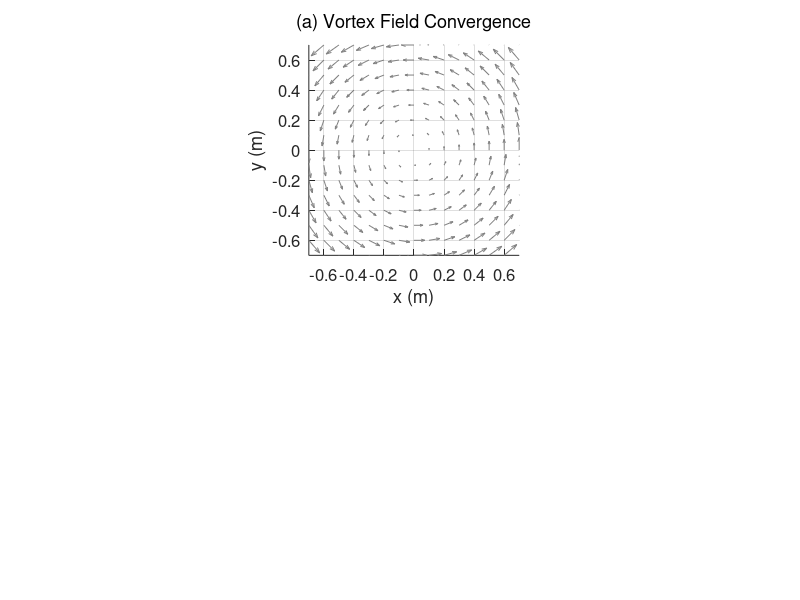

Write MATLAB code to recreate this figure. (Note: this script raises an error after producing the figure.)
% Combined Trajectory Plotter - Vortex and Saddle Tests
% Creates a 2-row, 1-column figure showing average cluster trajectories
% from both vortex and saddle experiments

% =========================================================================
% CONFIGURATION - Edit these parameters as needed
% =========================================================================

% Axis limits for vortex plot (top subplot)
VORTEX_XLIM = [-0.7, 0.7];
VORTEX_YLIM = [-0.7, 0.7];

% Axis limits for saddle plot (bottom subplot)
SADDLE_XLIM = [-0.7, 0.7];
SADDLE_YLIM = [-0.7, 0.7];

% Figure size [x, y, width, height]
FIGURE_SIZE = [100, 100, 900, 1200];

% Number of runs and grouping
NUM_RUNS = 80;
RUNS_PER_GROUP = 10;
NUM_GROUPS = NUM_RUNS / RUNS_PER_GROUP;

% Colors for different groups (8 groups total)
GROUP_COLORS = [
    0.8 0.2 0.2;  % Red
    0.2 0.6 0.2;  % Green
    0.2 0.3 0.8;  % Blue
    0.8 0.5 0.2;  % Orange
    0.6 0.2 0.8;  % Purple
    0.8 0.8 0.2;  % Yellow
    0.2 0.8 0.8;  % Cyan
    0.8 0.2 0.6;  % Magenta
];

% Font sizes for plot text
TITLE_FONT_SIZE = 16;
AXIS_LABEL_FONT_SIZE = 14;
TICK_FONT_SIZE = 12;
LEGEND_FONT_SIZE = 12;

% =========================================================================
% PROCESS VORTEX DATA
% =========================================================================

fprintf('=== PROCESSING VORTEX DATA ===\n');

% Change to vortex_tests directory
vortex_dir = 'vortex_tests';
original_dir = pwd;
cd(vortex_dir);

% Define run files
vortex_run_files = cell(1, NUM_RUNS);
for i = 1:NUM_RUNS
    vortex_run_files{i} = sprintf('run%d.mat', i);
end

% Storage for vortex average trajectories
vortex_group_avg = cell(1, NUM_GROUPS);
vortex_group_std = cell(1, NUM_GROUPS);

% Process each group
for group_idx = 1:NUM_GROUPS
    fprintf('\nProcessing Vortex Group %d (runs %d-%d)\n', group_idx, ...
        (group_idx-1)*RUNS_PER_GROUP + 1, group_idx*RUNS_PER_GROUP);

    % Create data storage for trajectories in this group
    all_cluster_traj = {};

    % Get the run indices for this group
    start_idx = (group_idx - 1) * RUNS_PER_GROUP + 1;
    end_idx = group_idx * RUNS_PER_GROUP;

    % Check which files exist in this group
    existing_files = {};
    for i = start_idx:end_idx
        if exist(vortex_run_files{i}, 'file')
            existing_files{end+1} = vortex_run_files{i};
        else
            fprintf('Warning: File not found - %s\n', vortex_run_files{i});
        end
    end

    fprintf('Found %d existing run files in vortex group %d\n', length(existing_files), group_idx);

    if isempty(existing_files)
        fprintf('Warning: No run files found for vortex group %d. Skipping...\n', group_idx);
        continue;
    end

    % Process each run file in this group
    for run_idx = 1:length(existing_files)
        current_file = existing_files{run_idx};

        % Load data
        temp_data = load(current_file);

        % Store trajectories if they exist (vortex uses 'cluster_position')
        if isfield(temp_data, 'cluster_position')
            all_cluster_traj{end+1} = temp_data.cluster_position(:,1:2); % Just keep X and Y
        end
    end

    % Process and average trajectories for this group
    if ~isempty(all_cluster_traj)
        [vortex_group_avg{group_idx}, vortex_group_std{group_idx}] = averageTrajectories(all_cluster_traj);
        fprintf('Processed %d cluster trajectories for vortex group %d\n', length(all_cluster_traj), group_idx);
    end
end

% Return to original directory
cd(original_dir);

% =========================================================================
% PROCESS SADDLE DATA
% =========================================================================

fprintf('\n=== PROCESSING SADDLE DATA ===\n');

% Change to saddle_tests directory
saddle_dir = 'saddle_tests';
cd(saddle_dir);

% Define run files
saddle_run_files = cell(1, NUM_RUNS);
for i = 1:NUM_RUNS
    saddle_run_files{i} = sprintf('run%d.mat', i);
end

% Storage for saddle average trajectories
saddle_group_avg = cell(1, NUM_GROUPS);
saddle_group_std = cell(1, NUM_GROUPS);

% Process each group
for group_idx = 1:NUM_GROUPS
    fprintf('\nProcessing Saddle Group %d (runs %d-%d)\n', group_idx, ...
        (group_idx-1)*RUNS_PER_GROUP + 1, group_idx*RUNS_PER_GROUP);

    % Create data storage for trajectories in this group
    all_cluster_traj = {};

    % Get the run indices for this group
    start_idx = (group_idx - 1) * RUNS_PER_GROUP + 1;
    end_idx = group_idx * RUNS_PER_GROUP;

    % Check which files exist in this group
    existing_files = {};
    for i = start_idx:end_idx
        if exist(saddle_run_files{i}, 'file')
            existing_files{end+1} = saddle_run_files{i};
        else
            fprintf('Warning: File not found - %s\n', saddle_run_files{i});
        end
    end

    fprintf('Found %d existing run files in saddle group %d\n', length(existing_files), group_idx);

    if isempty(existing_files)
        fprintf('Warning: No run files found for saddle group %d. Skipping...\n', group_idx);
        continue;
    end

    % Process each run file in this group
    for run_idx = 1:length(existing_files)
        current_file = existing_files{run_idx};

        % Load data
        temp_data = load(current_file);

        % Store trajectories if they exist (saddle uses 'cluster_pose')
        if isfield(temp_data, 'cluster_pose')
            all_cluster_traj{end+1} = temp_data.cluster_pose(:,1:2); % Just keep X and Y
        end
    end

    % Process and average trajectories for this group
    if ~isempty(all_cluster_traj)
        [saddle_group_avg{group_idx}, saddle_group_std{group_idx}] = averageTrajectories(all_cluster_traj);
        fprintf('Processed %d cluster trajectories for saddle group %d\n', length(all_cluster_traj), group_idx);
    end
end

% Return to original directory
cd(original_dir);

% =========================================================================
% CREATE COMBINED FIGURE
% =========================================================================

% fprintf('\n=== CREATING COMBINED FIGURE ===\n');
%
% fig = figure('Position', FIGURE_SIZE);

% % -------------------------------------------------------------------------
% % TOP SUBPLOT: VORTEX TRAJECTORIES
% % -------------------------------------------------------------------------
%
% subplot(2, 1, 1);
% hold on;
% title('(a) Vortex Field Convergence', 'FontSize', TITLE_FONT_SIZE);
% xlabel('x (m)', 'FontSize', AXIS_LABEL_FONT_SIZE);
% ylabel('y (m)', 'FontSize', AXIS_LABEL_FONT_SIZE);
% grid on;
% axis equal;
% xlim(VORTEX_XLIM);
% ylim(VORTEX_YLIM);
% set(gca, 'FontSize', TICK_FONT_SIZE);
%
% % Add vortex field
% [X_v, Y_v] = meshgrid(linspace(VORTEX_XLIM(1), VORTEX_XLIM(2), 15), ...
%                        linspace(VORTEX_YLIM(1), VORTEX_YLIM(2), 15));
% center_x = 0; center_y = 0;
% r_v = sqrt((X_v - center_x).^2 + (Y_v - center_y).^2);
% theta_v = atan2(Y_v - center_y, X_v - center_x);
% U_v = -r_v .* sin(theta_v);
% V_v = r_v .* cos(theta_v);
% scale_factor = 0.5;
% U_v_norm = scale_factor * U_v;
% V_v_norm = scale_factor * V_v;
% q_v = quiver(X_v, Y_v, U_v_norm, V_v_norm, 'Color', [0.5 0.5 0.5], 'LineWidth', 0.5);
% q_v.HandleVisibility = 'off';
%
% % Plot vortex cluster trajectories for each group
% for group_idx = 1:NUM_GROUPS
%     if ~isempty(vortex_group_avg{group_idx})
%         plotTrajectoryWithConfidence(vortex_group_avg{group_idx}, vortex_group_std{group_idx}, ...
%             GROUP_COLORS(group_idx,:), 2, 0.15, sprintf('Runs %d-%d', ...
%             (group_idx-1)*RUNS_PER_GROUP + 1, group_idx*RUNS_PER_GROUP));
%     end
% end
% legend('Location', 'best', 'FontSize', LEGEND_FONT_SIZE);
%
% % -------------------------------------------------------------------------
% % BOTTOM SUBPLOT: SADDLE TRAJECTORIES
% % -------------------------------------------------------------------------
%
% subplot(2, 1, 2);
% hold on;
% title('(b) Saddle Field Convergence', 'FontSize', TITLE_FONT_SIZE);
% xlabel('x (m)', 'FontSize', AXIS_LABEL_FONT_SIZE);
% ylabel('y (m)', 'FontSize', AXIS_LABEL_FONT_SIZE);
% grid on;
% axis equal;
% xlim(SADDLE_XLIM);
% ylim(SADDLE_YLIM);
% set(gca, 'FontSize', TICK_FONT_SIZE);
%
% % Add saddle field
% [X_s, Y_s] = meshgrid(linspace(-1, 1, 15), linspace(-1, 1, 15));
% r_s = sqrt((X_s - center_x).^2 + (Y_s - center_y).^2);
% theta_s = atan2(Y_s - center_y, X_s - center_x);
% U_s = -r_s .* sin(theta_s);  % Negated for correct saddle orientation
% V_s = -r_s .* cos(theta_s);  % Negated for correct saddle orientation
% U_s_norm = scale_factor * U_s;
% V_s_norm = scale_factor * V_s;
% q_s = quiver(X_s, Y_s, U_s_norm, V_s_norm, 'Color', [0.5 0.5 0.5], 'LineWidth', 0.5);
% q_s.HandleVisibility = 'off';
%
% % Plot saddle cluster trajectories for each group
% for group_idx = 1:NUM_GROUPS
%     if ~isempty(saddle_group_avg{group_idx})
%         plotTrajectoryWithConfidence(saddle_group_avg{group_idx}, saddle_group_std{group_idx}, ...
%             GROUP_COLORS(group_idx,:), 2, 0.15, sprintf('Runs %d-%d', ...
%             (group_idx-1)*RUNS_PER_GROUP + 1, group_idx*RUNS_PER_GROUP));
%     end
% end
% legend('Location', 'best', 'FontSize', LEGEND_FONT_SIZE);
%
% % Save combined figure
% saveas(fig, 'combined_trajectories.png');
% saveas(fig, 'combined_trajectories.fig');
%
% fprintf('\nCombined figure saved successfully!\n');
% fprintf('  - combined_trajectories.png\n');
% fprintf('  - combined_trajectories.fig\n');

% =========================================================================
% CREATE SECOND FIGURE WITH START/END MARKERS
% =========================================================================

% fprintf('\n=== CREATING SECOND FIGURE WITH MARKERS ===\n');
%
% fig2 = figure('Position', FIGURE_SIZE);

% % -------------------------------------------------------------------------
% % TOP SUBPLOT: VORTEX TRAJECTORIES WITH MARKERS
% % -------------------------------------------------------------------------
%
% subplot(2, 1, 1);
% hold on;
% title('(a) Vortex Field Convergence', 'FontSize', TITLE_FONT_SIZE);
% xlabel('x (m)', 'FontSize', AXIS_LABEL_FONT_SIZE);
% ylabel('y (m)', 'FontSize', AXIS_LABEL_FONT_SIZE);
% grid on;
% axis equal;
% xlim(VORTEX_XLIM);
% ylim(VORTEX_YLIM);
% set(gca, 'FontSize', TICK_FONT_SIZE);
%
% % Add vortex field
% [X_v, Y_v] = meshgrid(linspace(VORTEX_XLIM(1), VORTEX_XLIM(2), 15), ...
%                        linspace(VORTEX_YLIM(1), VORTEX_YLIM(2), 15));
% center_x = 0; center_y = 0;
% r_v = sqrt((X_v - center_x).^2 + (Y_v - center_y).^2);
% theta_v = atan2(Y_v - center_y, X_v - center_x);
% U_v = -r_v .* sin(theta_v);
% V_v = r_v .* cos(theta_v);
% scale_factor = 0.5;
% U_v_norm = scale_factor * U_v;
% V_v_norm = scale_factor * V_v;
% q_v = quiver(X_v, Y_v, U_v_norm, V_v_norm, 'Color', [0.5 0.5 0.5], 'LineWidth', 0.5);
% q_v.HandleVisibility = 'off';
%
% % Plot vortex cluster trajectories without legend
% for group_idx = 1:NUM_GROUPS
%     if ~isempty(vortex_group_avg{group_idx})
%         avg_traj = vortex_group_avg{group_idx};
%         std_traj = vortex_group_std{group_idx};
%
%         % Plot trajectory line
%         plot(avg_traj(:,1), avg_traj(:,2), 'Color', GROUP_COLORS(group_idx,:), ...
%              'LineWidth', 2, 'HandleVisibility', 'off');
%
%         % Plot confidence band
%         x_band = [avg_traj(:,1); flipud(avg_traj(:,1))];
%         y_band = [avg_traj(:,2) + std_traj(:,2); flipud(avg_traj(:,2) - std_traj(:,2))];
%         fill(x_band, y_band, GROUP_COLORS(group_idx,:), 'FaceAlpha', 0.15, ...
%              'EdgeColor', 'none', 'HandleVisibility', 'off');
%
%         % Plot start point (circle)
%         plot(avg_traj(1,1), avg_traj(1,2), 'o', 'MarkerSize', 8, ...
%              'MarkerFaceColor', GROUP_COLORS(group_idx,:), 'MarkerEdgeColor', 'k', ...
%              'LineWidth', 1, 'HandleVisibility', 'off');
%
%         % Plot end point (square)
%         plot(avg_traj(end,1), avg_traj(end,2), 's', 'MarkerSize', 8, ...
%              'MarkerFaceColor', GROUP_COLORS(group_idx,:), 'MarkerEdgeColor', 'k', ...
%              'LineWidth', 1, 'HandleVisibility', 'off');
%     end
% end
%
% % Plot origin marker (red x)
% plot(0, 0, 'rx', 'MarkerSize', 12, 'LineWidth', 3, 'HandleVisibility', 'off');
%
% % Create legend with dummy plots
% h_start = plot(NaN, NaN, 'ok', 'MarkerSize', 8, 'MarkerFaceColor', 'k', 'LineWidth', 1);
% h_end = plot(NaN, NaN, 'sk', 'MarkerSize', 8, 'MarkerFaceColor', 'k', 'LineWidth', 1);
% h_origin = plot(NaN, NaN, 'rx', 'MarkerSize', 12, 'LineWidth', 3);
% legend([h_start, h_end, h_origin], {'Start', 'End', 'Origin'}, ...
%        'Location', 'best', 'FontSize', LEGEND_FONT_SIZE);
%
% % -------------------------------------------------------------------------
% % BOTTOM SUBPLOT: SADDLE TRAJECTORIES WITH MARKERS
% % -------------------------------------------------------------------------
%
% subplot(2, 1, 2);
% hold on;
% title('(b) Saddle Field Convergence', 'FontSize', TITLE_FONT_SIZE);
% xlabel('x (m)', 'FontSize', AXIS_LABEL_FONT_SIZE);
% ylabel('y (m)', 'FontSize', AXIS_LABEL_FONT_SIZE);
% grid on;
% axis equal;
% xlim(SADDLE_XLIM);
% ylim(SADDLE_YLIM);
% set(gca, 'FontSize', TICK_FONT_SIZE);
%
% % Add saddle field
% [X_s, Y_s] = meshgrid(linspace(-1, 1, 15), linspace(-1, 1, 15));
% r_s = sqrt((X_s - center_x).^2 + (Y_s - center_y).^2);
% theta_s = atan2(Y_s - center_y, X_s - center_x);
% U_s = -r_s .* sin(theta_s);  % Negated for correct saddle orientation
% V_s = -r_s .* cos(theta_s);  % Negated for correct saddle orientation
% U_s_norm = scale_factor * U_s;
% V_s_norm = scale_factor * V_s;
% q_s = quiver(X_s, Y_s, U_s_norm, V_s_norm, 'Color', [0.5 0.5 0.5], 'LineWidth', 0.5);
% q_s.HandleVisibility = 'off';
%
% % Plot saddle cluster trajectories without legend
% for group_idx = 1:NUM_GROUPS
%     if ~isempty(saddle_group_avg{group_idx})
%         avg_traj = saddle_group_avg{group_idx};
%         std_traj = saddle_group_std{group_idx};
%
%         % Plot trajectory line
%         plot(avg_traj(:,1), avg_traj(:,2), 'Color', GROUP_COLORS(group_idx,:), ...
%              'LineWidth', 2, 'HandleVisibility', 'off');
%
%         % Plot confidence band
%         x_band = [avg_traj(:,1); flipud(avg_traj(:,1))];
%         y_band = [avg_traj(:,2) + std_traj(:,2); flipud(avg_traj(:,2) - std_traj(:,2))];
%         fill(x_band, y_band, GROUP_COLORS(group_idx,:), 'FaceAlpha', 0.15, ...
%              'EdgeColor', 'none', 'HandleVisibility', 'off');
%
%         % Plot start point (circle)
%         plot(avg_traj(1,1), avg_traj(1,2), 'o', 'MarkerSize', 8, ...
%              'MarkerFaceColor', GROUP_COLORS(group_idx,:), 'MarkerEdgeColor', 'k', ...
%              'LineWidth', 1, 'HandleVisibility', 'off');
%
%         % Plot end point (square)
%         plot(avg_traj(end,1), avg_traj(end,2), 's', 'MarkerSize', 8, ...
%              'MarkerFaceColor', GROUP_COLORS(group_idx,:), 'MarkerEdgeColor', 'k', ...
%              'LineWidth', 1, 'HandleVisibility', 'off');
%     end
% end
%
% % Plot origin marker (red x)
% plot(0, 0, 'rx', 'MarkerSize', 12, 'LineWidth', 3, 'HandleVisibility', 'off');
%
% % Create legend with dummy plots
% h_start = plot(NaN, NaN, 'ok', 'MarkerSize', 8, 'MarkerFaceColor', 'k', 'LineWidth', 1);
% h_end = plot(NaN, NaN, 'sk', 'MarkerSize', 8, 'MarkerFaceColor', 'k', 'LineWidth', 1);
% h_origin = plot(NaN, NaN, 'rx', 'MarkerSize', 12, 'LineWidth', 3);
% legend([h_start, h_end, h_origin], {'Start', 'End', 'Origin'}, ...
%        'Location', 'best', 'FontSize', LEGEND_FONT_SIZE);
%
% % Save second combined figure
% saveas(fig2, 'combined_trajectories_with_markers.png');
% saveas(fig2, 'combined_trajectories_with_markers.fig');
%
% fprintf('\nSecond figure with markers saved successfully!\n');
% fprintf('  - combined_trajectories_with_markers.png\n');
% fprintf('  - combined_trajectories_with_markers.fig\n');

% =========================================================================
% CREATE THIRD FIGURE WITH 180-DEGREE ROTATED TRAJECTORIES
% =========================================================================

fprintf('\n=== CREATING THIRD FIGURE WITH ROTATED TRAJECTORIES ===\n');

fig3 = figure('Position', FIGURE_SIZE);

% -------------------------------------------------------------------------
% TOP SUBPLOT: VORTEX TRAJECTORIES ROTATED 180 DEGREES
% -------------------------------------------------------------------------

subplot(2, 1, 1);
hold on;
title('(a) Vortex Field Convergence', 'FontSize', 12, 'FontWeight', 'normal');
xlabel('x (m)', 'FontSize', AXIS_LABEL_FONT_SIZE);
ylabel('y (m)', 'FontSize', AXIS_LABEL_FONT_SIZE);
grid on;
axis equal;
xlim(VORTEX_XLIM);
ylim(VORTEX_YLIM);
set(gca, 'FontSize', TICK_FONT_SIZE);

% Add vortex field (NOT rotated)
[X_v, Y_v] = meshgrid(linspace(VORTEX_XLIM(1), VORTEX_XLIM(2), 15), ...
                       linspace(VORTEX_YLIM(1), VORTEX_YLIM(2), 15));
center_x = 0; center_y = 0;
r_v = sqrt((X_v - center_x).^2 + (Y_v - center_y).^2);
theta_v = atan2(Y_v - center_y, X_v - center_x);
U_v = -r_v .* sin(theta_v);
V_v = r_v .* cos(theta_v);
scale_factor = 0.5;
U_v_norm = scale_factor * U_v;
V_v_norm = scale_factor * V_v;
q_v = quiver(X_v, Y_v, U_v_norm, V_v_norm, 'Color', [0.5 0.5 0.5], 'LineWidth', 0.5);
q_v.HandleVisibility = 'off';

% Plot vortex cluster trajectories (rotated 180 degrees)
for group_idx = 1:NUM_GROUPS
    if ~isempty(vortex_group_avg{group_idx})
        avg_traj = vortex_group_avg{group_idx};
        std_traj = vortex_group_std{group_idx};

        % Rotate trajectories by 180 degrees: (x,y) -> (-x,-y)
        avg_traj_rot = -avg_traj;

        % Plot trajectory line
        plot(avg_traj_rot(:,1), avg_traj_rot(:,2), 'Color', GROUP_COLORS(group_idx,:), ...
             'LineWidth', 2, 'HandleVisibility', 'off');

        % Plot confidence band (also rotated)
        x_band = [avg_traj_rot(:,1); flipud(avg_traj_rot(:,1))];
        y_band = [avg_traj_rot(:,2) + std_traj(:,2); flipud(avg_traj_rot(:,2) - std_traj(:,2))];
        fill(x_band, y_band, GROUP_COLORS(group_idx,:), 'FaceAlpha', 0.15, ...
             'EdgeColor', 'none', 'HandleVisibility', 'off');

        % Plot start point (circle) at rotated position
        plot(avg_traj_rot(1,1), avg_traj_rot(1,2), 'o', 'MarkerSize', 8, ...
             'MarkerFaceColor', GROUP_COLORS(group_idx,:), 'MarkerEdgeColor', 'k', ...
             'LineWidth', 1, 'HandleVisibility', 'off');

        % Plot end point (square) at rotated position
        plot(avg_traj_rot(end,1), avg_traj_rot(end,2), 's', 'MarkerSize', 8, ...
             'MarkerFaceColor', GROUP_COLORS(group_idx,:), 'MarkerEdgeColor', 'k', ...
             'LineWidth', 1, 'HandleVisibility', 'off');
    end
end

% Plot origin marker (red x)
plot(0, 0, 'rx', 'MarkerSize', 12, 'LineWidth', 3, 'HandleVisibility', 'off');

% Create legend with dummy plots
h_start = plot(NaN, NaN, 'ok', 'MarkerSize', 8, 'MarkerFaceColor', 'k', 'LineWidth', 1);
h_end = plot(NaN, NaN, 'sk', 'MarkerSize', 8, 'MarkerFaceColor', 'k', 'LineWidth', 1);
h_origin = plot(NaN, NaN, 'rx', 'MarkerSize', 12, 'LineWidth', 3);
legend([h_start, h_end, h_origin], {'Start', 'End', 'Origin'}, ...
       'Location', 'best', 'FontSize', LEGEND_FONT_SIZE);

% -------------------------------------------------------------------------
% BOTTOM SUBPLOT: SADDLE TRAJECTORIES ROTATED 180 DEGREES
% -------------------------------------------------------------------------

subplot(2, 1, 2);
hold on;
title('(b) Saddle Field Convergence', 'FontSize', 12, 'FontWeight', 'normal');
xlabel('x (m)', 'FontSize', AXIS_LABEL_FONT_SIZE);
ylabel('y (m)', 'FontSize', AXIS_LABEL_FONT_SIZE);
grid on;
axis equal;
xlim(SADDLE_XLIM);
ylim(SADDLE_YLIM);
set(gca, 'FontSize', TICK_FONT_SIZE);

% Add saddle field (NOT rotated)
[X_s, Y_s] = meshgrid(linspace(-1, 1, 15), linspace(-1, 1, 15));
r_s = sqrt((X_s - center_x).^2 + (Y_s - center_y).^2);
theta_s = atan2(Y_s - center_y, X_s - center_x);
U_s = -r_s .* sin(theta_s);  % Negated for correct saddle orientation
V_s = -r_s .* cos(theta_s);  % Negated for correct saddle orientation
U_s_norm = scale_factor * U_s;
V_s_norm = scale_factor * V_s;
q_s = quiver(X_s, Y_s, U_s_norm, V_s_norm, 'Color', [0.5 0.5 0.5], 'LineWidth', 0.5);
q_s.HandleVisibility = 'off';

% Plot saddle cluster trajectories (rotated 180 degrees)
for group_idx = 1:NUM_GROUPS
    if ~isempty(saddle_group_avg{group_idx})
        avg_traj = saddle_group_avg{group_idx};
        std_traj = saddle_group_std{group_idx};

        % Rotate trajectories by 180 degrees: (x,y) -> (-x,-y)
        avg_traj_rot = -avg_traj;

        % Plot trajectory line
        plot(avg_traj_rot(:,1), avg_traj_rot(:,2), 'Color', GROUP_COLORS(group_idx,:), ...
             'LineWidth', 2, 'HandleVisibility', 'off');

        % Plot confidence band (also rotated)
        x_band = [avg_traj_rot(:,1); flipud(avg_traj_rot(:,1))];
        y_band = [avg_traj_rot(:,2) + std_traj(:,2); flipud(avg_traj_rot(:,2) - std_traj(:,2))];
        fill(x_band, y_band, GROUP_COLORS(group_idx,:), 'FaceAlpha', 0.15, ...
             'EdgeColor', 'none', 'HandleVisibility', 'off');

        % Plot start point (circle) at rotated position
        plot(avg_traj_rot(1,1), avg_traj_rot(1,2), 'o', 'MarkerSize', 8, ...
             'MarkerFaceColor', GROUP_COLORS(group_idx,:), 'MarkerEdgeColor', 'k', ...
             'LineWidth', 1, 'HandleVisibility', 'off');

        % Plot end point (square) at rotated position
        plot(avg_traj_rot(end,1), avg_traj_rot(end,2), 's', 'MarkerSize', 8, ...
             'MarkerFaceColor', GROUP_COLORS(group_idx,:), 'MarkerEdgeColor', 'k', ...
             'LineWidth', 1, 'HandleVisibility', 'off');
    end
end

% Plot origin marker (red x)
plot(0, 0, 'rx', 'MarkerSize', 12, 'LineWidth', 3, 'HandleVisibility', 'off');

% Create legend with dummy plots
h_start = plot(NaN, NaN, 'ok', 'MarkerSize', 8, 'MarkerFaceColor', 'k', 'LineWidth', 1);
h_end = plot(NaN, NaN, 'sk', 'MarkerSize', 8, 'MarkerFaceColor', 'k', 'LineWidth', 1);
h_origin = plot(NaN, NaN, 'rx', 'MarkerSize', 12, 'LineWidth', 3);
legend([h_start, h_end, h_origin], {'Start', 'End', 'Origin'}, ...
       'Location', 'best', 'FontSize', LEGEND_FONT_SIZE);

% Save third combined figure
saveas(fig3, 'combined_trajectories_rotated180.png');
saveas(fig3, 'combined_trajectories_rotated180.fig');

fprintf('\nThird figure with rotated trajectories saved successfully!\n');
fprintf('  - combined_trajectories_rotated180.png\n');
fprintf('  - combined_trajectories_rotated180.fig\n');

% =========================================================================
% HELPER FUNCTIONS
% =========================================================================

% Function to plot trajectory with confidence band
function h = plotTrajectoryWithConfidence(avg_traj, std_traj, color, line_width, alpha_val, name)
    if isempty(avg_traj)
        h = [];
        return;
    end

    % Plot the average trajectory
    h = plot(avg_traj(:,1), avg_traj(:,2), 'Color', color, 'LineWidth', line_width, 'DisplayName', name);

    % Create confidence band (mean ± standard deviation)
    x_band = [avg_traj(:,1); flipud(avg_traj(:,1))];
    y_band = [avg_traj(:,2) + std_traj(:,2); flipud(avg_traj(:,2) - std_traj(:,2))];

    % Plot the confidence band with transparency
    fill(x_band, y_band, color, 'FaceAlpha', alpha_val, 'EdgeColor', 'none', 'HandleVisibility', 'off');
end

% Define the trajectory averaging function
function [avg_traj, std_traj] = averageTrajectories(trajectories)
    % Find the minimum length among all trajectories
    traj_lengths = cellfun(@(x) size(x, 1), trajectories);
    min_length = min(traj_lengths);
    max_length = max(traj_lengths);

    fprintf('  Trajectory lengths vary from %d to %d points\n', min_length, max_length);

    % Number of points in the resampled trajectory (use min_length for safety)
    target_length = min_length;

    % Storage for resampled trajectories
    resampled_trajectories = cell(1, length(trajectories));

    % Resample all trajectories to the target length
    for i = 1:length(trajectories)
        original_traj = trajectories{i};
        original_length = size(original_traj, 1);

        if original_length == target_length
            % No resampling needed
            resampled_trajectories{i} = original_traj;
        else
            % Create a parametric representation based on cumulative distance
            % This preserves the spatial distribution better than uniform time sampling

            % Calculate cumulative distance along the trajectory
            dist = zeros(original_length, 1);
            for j = 2:original_length
                dist(j) = dist(j-1) + norm(original_traj(j,:) - original_traj(j-1,:));
            end

            % Normalize to [0, 1]
            if dist(end) > 0
                param = dist / dist(end);
            else
                param = linspace(0, 1, original_length)';
            end

            % Sample points at uniform parameter intervals
            new_param = linspace(0, 1, target_length)';
            resampled_x = interp1(param, original_traj(:,1), new_param, 'pchip');
            resampled_y = interp1(param, original_traj(:,2), new_param, 'pchip');

            resampled_trajectories{i} = [resampled_x, resampled_y];
        end
    end

    % Convert cell array to 3D array for easier computation
    traj_array = zeros(target_length, 2, length(trajectories));
    for i = 1:length(trajectories)
        traj_array(:,:,i) = resampled_trajectories{i};
    end

    % Calculate mean and standard deviation across runs
    avg_traj = mean(traj_array, 3);
    std_traj = std(traj_array, 0, 3);
end
